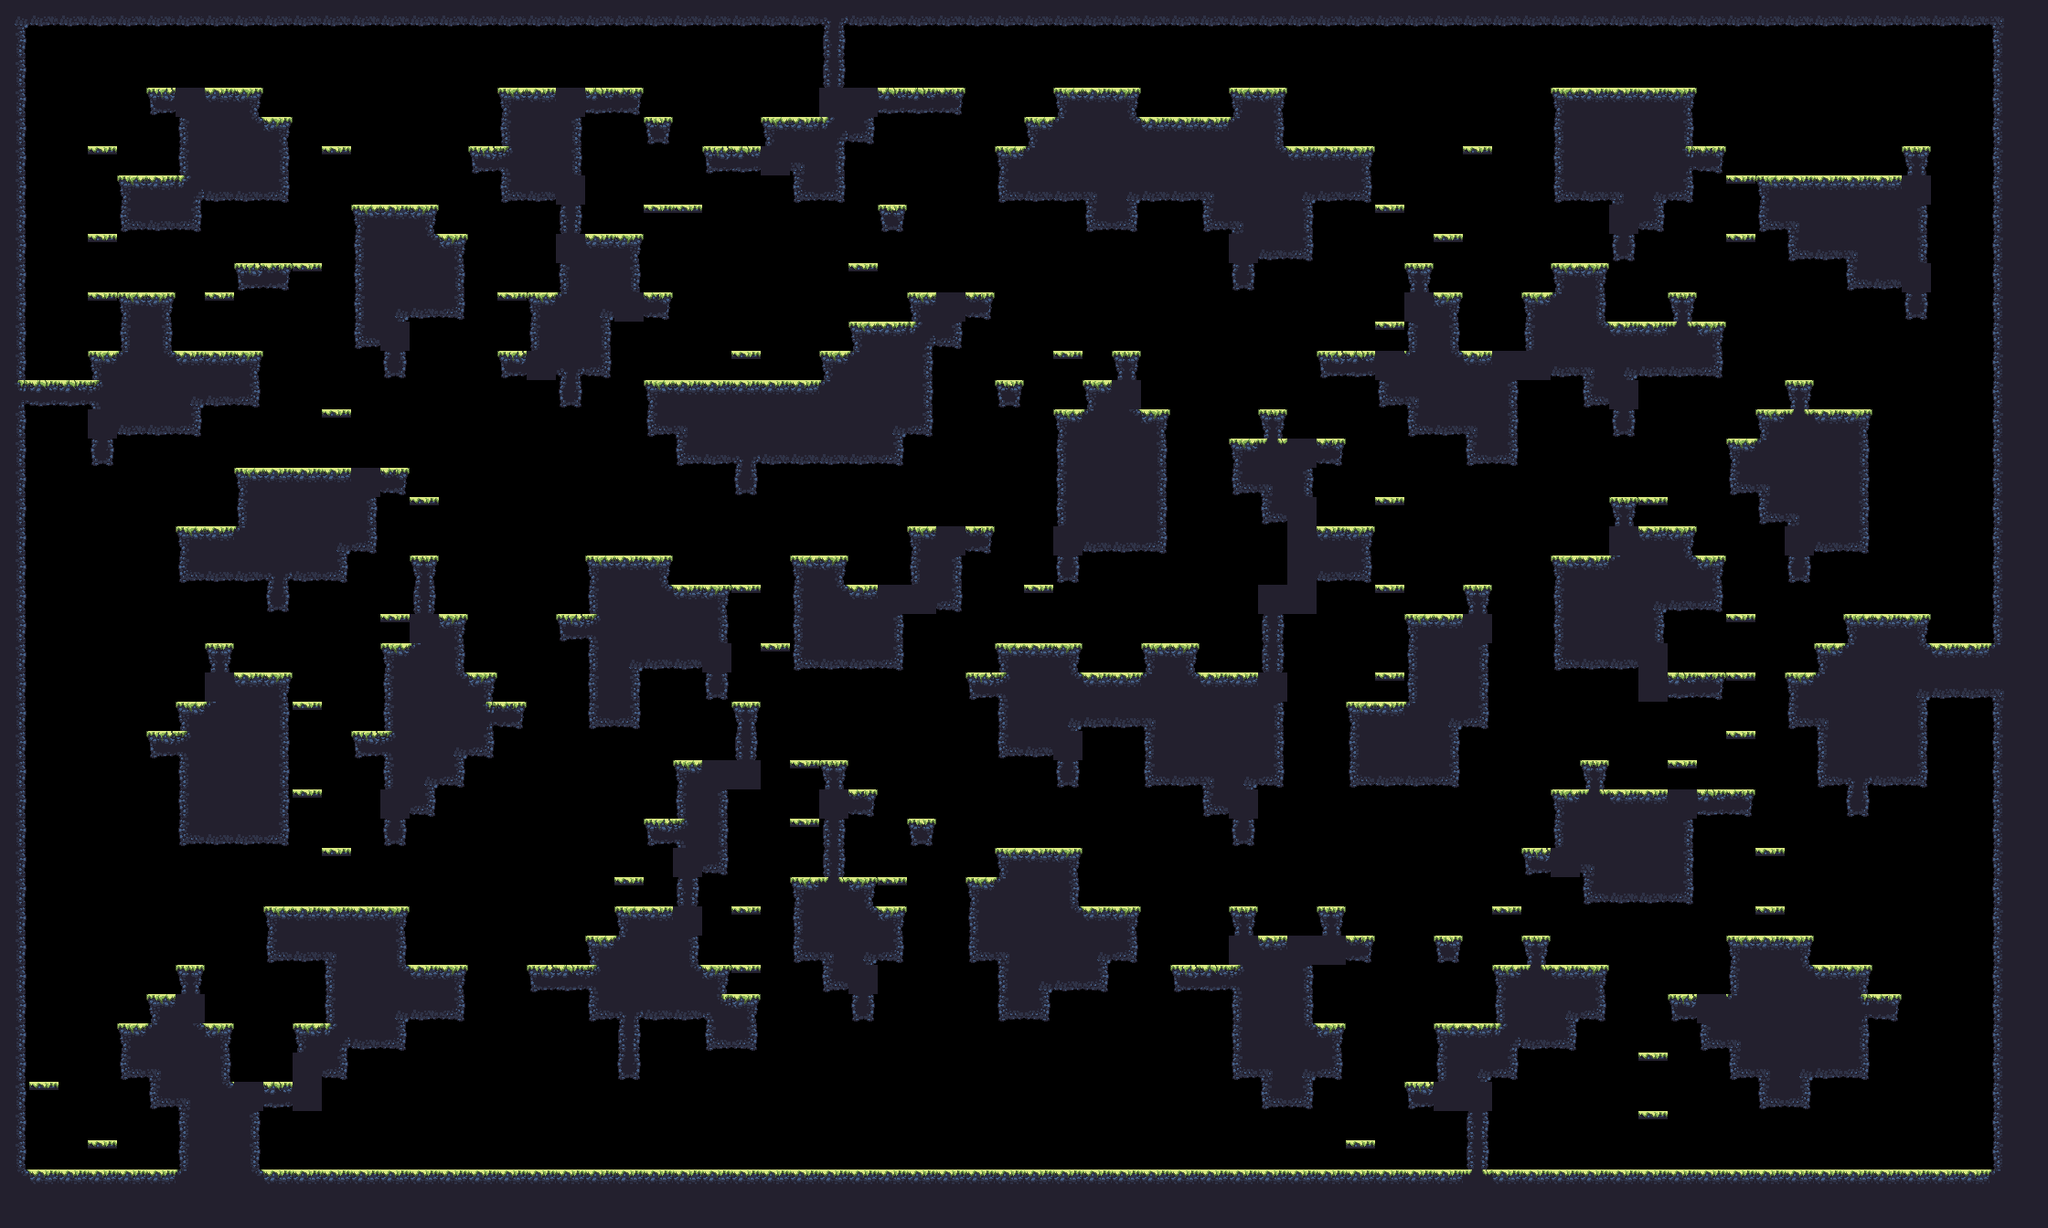

A 2D game scene composited from a Tiled map and its tileset images. What follows is a short description and the map's XML, with each tile layer's data collapsed to a summary:
An orthogonal 70x42 tile map with 32x32 px tiles, 1 tile layer (main) and 17 objects (9x spawn, spawnPlayer0, spawnCrown0, spawnPlayer1, spawnCrown1, ...).

<map compressionlevel="0" height="42" infinite="0" nextlayerid="3" nextobjectid="4" orientation="orthogonal" renderorder="right-down" tiledversion="1.3.2" tileheight="32" tilewidth="32" version="1.2" width="70">
 <tileset firstgid="1" source="forest_summer_tile_set.tsx" />
 <layer height="42" id="1" name="main" width="70">
  <data>[2940 cells, 1221 non-empty, 27 distinct tile ids]</data>
 </layer>
 <objectgroup><object id="1" name="spawnPlayer0" x="96" y="336.0" /><object id="2" name="spawnCrown0" x="64" y="368.0" /><object id="3" name="spawnPlayer1" x="2080" y="112.0" /><object id="4" name="spawnCrown1" x="2048" y="144.0" /><object id="5" name="spawnPlayer2" x="96" y="1232.0" /><object id="6" name="spawnCrown2" x="128" y="1232.0" /><object id="7" name="spawnPlayer3" x="2112" y="1232.0" /><object id="8" name="spawnCrown3" x="2080" y="1232.0" /><object id="9" name="spawn" x="416" y="1232.0" /><object id="10" name="spawn" x="736" y="784.0" /><object id="11" name="spawn" x="1120" y="656.0" /><object id="12" name="spawn" x="2016" y="1232.0" /><object id="13" name="spawn" x="1472" y="112.0" /><object id="14" name="spawn" x="1728" y="560.0" /><object id="15" name="spawn" x="2016" y="400.0" /><object id="16" name="spawn" x="352" y="944.0" /><object id="17" name="spawn" x="800" y="1232.0" /></objectgroup></map>
